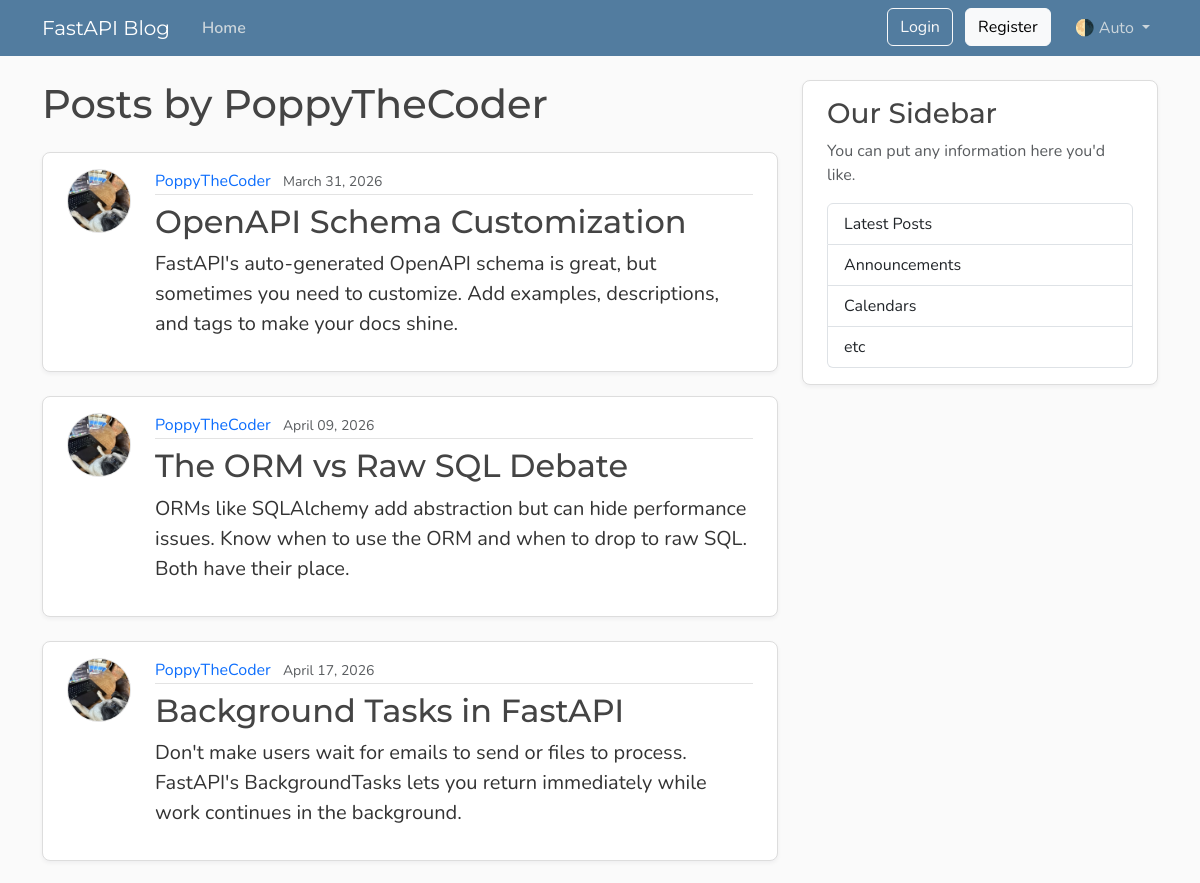
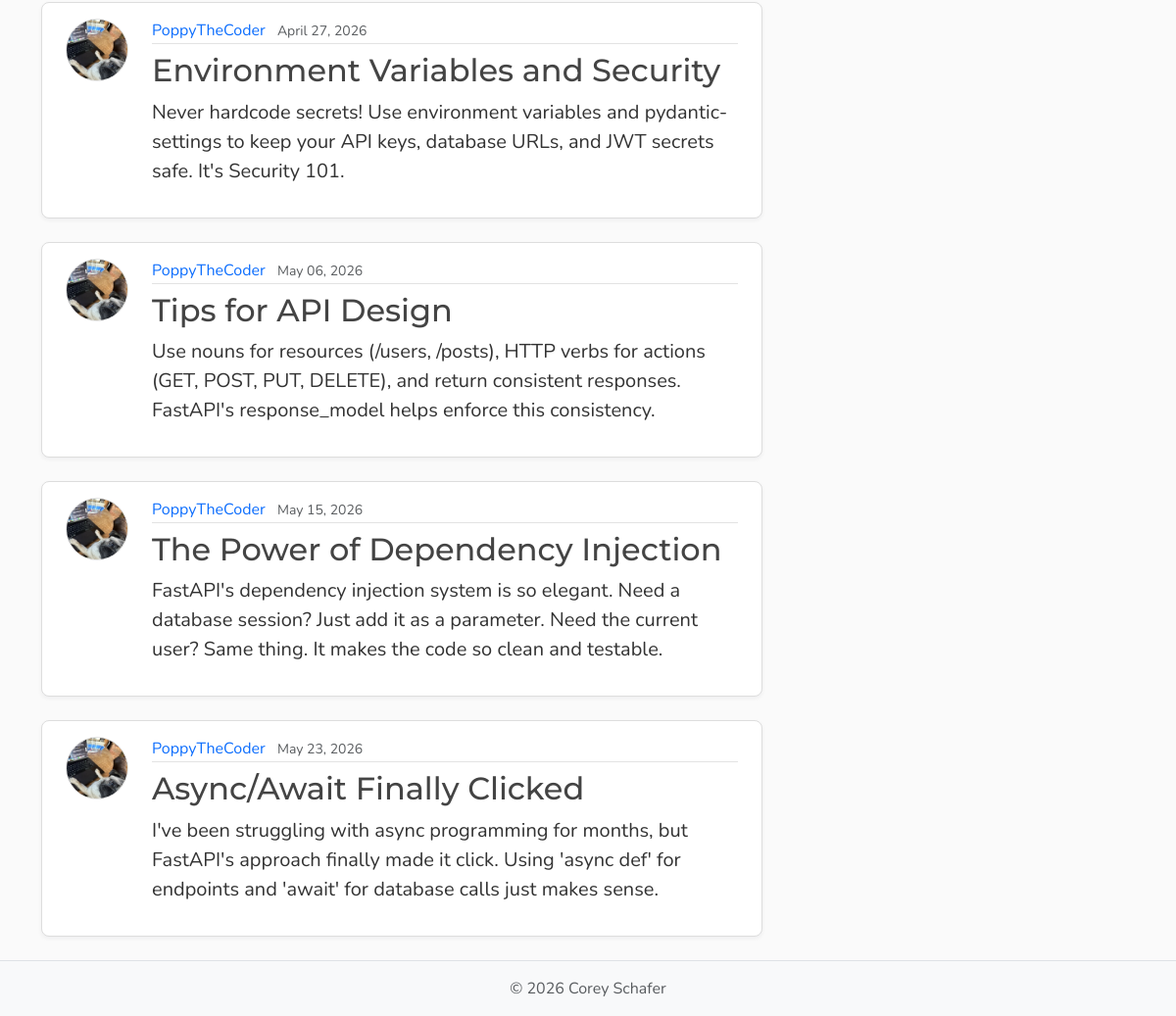
The page /users/5/posts on the database its author committed (2 pictures, top to bottom).
### models.py (models this page shows, shortened)
class UserBase(SQLModel):
    username: Annotated[str, SQLModelField(min_length=1, max_length=50, unique=True, nullable=False)]
    image_file: Annotated[str | None, SQLModelField(max_length=200, nullable=True, default=None)] = None

class User(UserBase, table=True):
    __tablename__ = "users" # type: ignore
    id: Annotated[int | None, SQLModelField(default=None, primary_key=True, index=True)] = None
    email: Annotated[EmailStr, SQLModelField(max_length=120, unique=True, nullable=False)]
    password_hash: Annotated[str, SQLModelField(max_length=200, nullable=False)]
    posts: Mapped[list["Post"]] = Relationship(
        sa_relationship=relationship("Post", back_populates="author", cascade="all, delete-orphan"))

class PostBase(SQLModel):
    title: Annotated[str, SQLModelField(min_length=1, max_length=100, index=True)]
    content: Annotated[str, SQLModelField(min_length=1)]

class Post(PostBase, table=True):
    __tablename__ = "posts" # type: ignore
    id: Annotated[int | None, SQLModelField(default=None, primary_key=True)] = None
    date_posted: Annotated[datetime, SQLModelField(
        sa_column=Column(DateTime(timezone=True)),
        default_factory=lambda: datetime.now(tz=timezone.utc))]
    user_id: Annotated[int, SQLModelField(foreign_key="users.id", nullable=False, index=True)]
    author: Mapped[User | None] = Relationship(
        sa_relationship=relationship("User", back_populates="posts"))

### main.py (the view)
@app.get("/users/{user_id}/posts", include_in_schema=False, name="user_posts")
async def user_posts_page(
    request: Request,
    user_id: int,
    db: Annotated[AsyncSession, Depends(models.get_db)],
):
    result = await db.execute(select(models.User).where(col(models.User.id) == user_id))
    user = result.scalars().first()
    if not user:
        raise HTTPException(
            status_code=status.HTTP_404_NOT_FOUND,
            detail="User not found",
        )
    results = await db.execute(select(models.Post).options(selectinload(models.Post.author)).where(col(models.Post.user_id) == user_id))
    posts = results.scalars().all()
    return templates.TemplateResponse(
        request,
        "user_posts.html",
        {"posts": posts, "user": user, "title": f"{user.username}'s Posts"},
    )

### templates/user_posts.html
{% extends "layout.html" %}
{% block content %}
  <h1 class="mb-4">Posts by {{ user.username }}</h1>
  {% for post in posts %}
    <article class="content-section py-3 px-4 mb-4">
      <div class="d-flex align-items-start gap-4">
        <img class="rounded-circle article-img flex-shrink-0"
             src="{{ post.author.image_path }}"
             alt="{{ post.author.username }}'s profile picture"
             width="64"
             height="64"
             loading="lazy">
        <div class="flex-grow-1">
          <div class="article-metadata mb-2">
            <a class="me-2"
               href="{{ url_for('user_posts', user_id=post.author.id) }}">{{ post.author.username }}</a>
            <small class="text-body-secondary">{{ post.date_posted.strftime("%B %d, %Y") }}</small>
          </div>
          <h2>
            <a class="article-title"
               href="{{ url_for('post_page', post_id=post.id) }}">{{ post.title }}</a>
          </h2>
          <p class="article-content">{{ post.content }}</p>
        </div>
      </div>
    </article>
  {% else %}
    <p class="text-body-secondary">No posts by this user yet.</p>
  {% endfor %}
{% endblock content %}

### static/css/main.css (style rules this page uses)
:root { --font-heading: "Montserrat", system-ui, -apple-system, BlinkMacSystemFont, sans-serif; --font-body: "Nunito", system-ui, -apple-system, BlinkMacSystemFont, sans-serif; --color-bg-body: #fafafa; --color-bg-content: #ffffff; --color-text-primary: #333333; --color-text-heading: #444444; --color-steel: #527c9f; --color-nav-link: #cbd5db; --color-nav-link-hover: #ffffff; --color-link-hover: #428bca; --color-border: #dddddd; --color-border-light: #e3e3e3; --spacing-xl: 5rem; --article-img-size: 4rem; --account-img-size: 7.813rem; }
body { font-family: var(--font-body); background: var(--color-bg-body); color: var(--color-text-primary); }
h1, h2, h3, h4, h5, h6 { font-family: var(--font-heading); color: var(--color-text-heading); }
a { text-decoration: none; }
.content-section { background: var(--color-bg-content); border: 1px solid var(--color-border); border-radius: 0.5rem; box-shadow: 0 2px 4px rgba(15, 23, 42, 0.05); transition: box-shadow 0.15s ease, transform 0.15s ease, border-color 0.15s ease; }
.article-title { color: var(--color-text-heading); transition: color 0.2s ease-in-out; }
.article-content { white-space: pre-line; font-size: 1.25rem; }
.article-img { height: var(--article-img-size); width: var(--article-img-size); flex-shrink: 0; object-fit: cover; border: 1px solid var(--color-border-light); box-shadow: 0 0 0 2px var(--color-bg-content); }
.article-metadata { padding-bottom: 0.063rem; border-bottom: 1px solid var(--color-border-light); }
.article-metadata a { transition: color 0.2s ease-in-out; }

### rows shown on the page
User: username "PoppyTheCoder"
Post: author.image_path (picture), author.username "PoppyTheCoder", date_posted "March 31, 2026", title "OpenAPI Schema Customization", content "FastAPI's auto-generated OpenAPI schema is great, but sometimes you need to customize. Add examples, descriptions, and tags to make your docs shine."
Post: author.image_path (picture), author.username "PoppyTheCoder", date_posted "April 09, 2026", title "The ORM vs Raw SQL Debate", content "ORMs like SQLAlchemy add abstraction but can hide performance issues. Know when to use the ORM and when to drop to raw SQL. Both have their place."
Post: author.image_path (picture), author.username "PoppyTheCoder", date_posted "April 17, 2026", title "Background Tasks in FastAPI", content "Don't make users wait for emails to send or files to process. FastAPI's BackgroundTasks lets you return immediately while work continues in the background."
Post: author.image_path (picture), author.username "PoppyTheCoder", date_posted "April 27, 2026", title "Environment Variables and Security", content "Never hardcode secrets! Use environment variables and pydantic-settings to keep your API keys, database URLs, and JWT secrets safe. It's Security 101."
Post: author.image_path (picture), author.username "PoppyTheCoder", date_posted "May 06, 2026", title "Tips for API Design", content "Use nouns for resources (/users, /posts), HTTP verbs for actions (GET, POST, PUT, DELETE), and return consistent responses. FastAPI's response_model helps enforce this consistency."
Post: author.image_path (picture), author.username "PoppyTheCoder", date_posted "May 15, 2026", title "The Power of Dependency Injection", content "FastAPI's dependency injection system is so elegant. Need a database session? Just add it as a parameter. Need the current user? Same thing. It makes the code so clean and testable."
Post: author.image_path (picture), author.username "PoppyTheCoder", date_posted "May 23, 2026", title "Async/Await Finally Clicked", content "I've been struggling with async programming for months, but FastAPI's approach finally made it click. Using 'async def' for endpoints and 'await' for database calls just makes sense."
